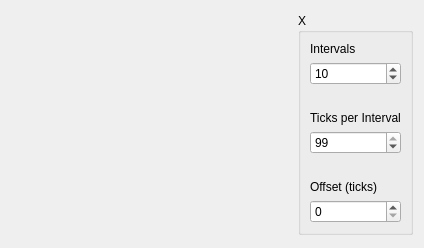
<?xml version="1.0" encoding="UTF-8"?>
<ui version="4.0">
 <class>ScopeScreenWidget</class>
 <widget class="QWidget" name="ScopeScreenWidget">
  <property name="geometry">
   <rect>
    <x>0</x>
    <y>0</y>
    <width>424</width>
    <height>248</height>
   </rect>
  </property>
  <layout class="QHBoxLayout">
   <item>
    <widget class="ScopeScreenView" name="scopeScreenView" native="true"/>
   </item>
   <item>
    <widget class="QGroupBox" name="xGroupBox">
     <property name="sizePolicy">
      <sizepolicy hsizetype="Maximum" vsizetype="Maximum">
       <horstretch>0</horstretch>
       <verstretch>0</verstretch>
      </sizepolicy>
     </property>
     <property name="title">
      <string>X</string>
     </property>
     <layout class="QGridLayout">
      <item row="0" column="0">
       <layout class="QVBoxLayout">
        <item>
         <layout class="QVBoxLayout">
          <item>
           <widget class="QLabel" name="textLabel2">
            <property name="text">
             <string>Intervals</string>
            </property>
            <property name="wordWrap">
             <bool>false</bool>
            </property>
           </widget>
          </item>
          <item>
           <widget class="KIntSpinBox" name="intervalsX">
            <property name="sizePolicy">
             <sizepolicy hsizetype="Minimum" vsizetype="Fixed">
              <horstretch>0</horstretch>
              <verstretch>0</verstretch>
             </sizepolicy>
            </property>
            <property name="value">
             <number>10</number>
            </property>
            <property name="minValue" stdset="0">
             <number>2</number>
            </property>
            <property name="lineStep" stdset="0">
             <number>1</number>
            </property>
           </widget>
          </item>
         </layout>
        </item>
        <item>
         <spacer name="spacer21">
          <property name="orientation">
           <enum>Qt::Vertical</enum>
          </property>
          <property name="sizeType">
           <enum>QSizePolicy::Expanding</enum>
          </property>
          <property name="sizeHint" stdset="0">
           <size>
            <width>20</width>
            <height>20</height>
           </size>
          </property>
         </spacer>
        </item>
        <item>
         <layout class="QVBoxLayout">
          <item>
           <widget class="QLabel" name="textLabel3">
            <property name="sizePolicy">
             <sizepolicy hsizetype="Fixed" vsizetype="Preferred">
              <horstretch>0</horstretch>
              <verstretch>0</verstretch>
             </sizepolicy>
            </property>
            <property name="text">
             <string>Ticks per Interval</string>
            </property>
            <property name="wordWrap">
             <bool>false</bool>
            </property>
           </widget>
          </item>
          <item>
           <widget class="KIntSpinBox" name="ticksPerIntervalX">
            <property name="value">
             <number>99</number>
            </property>
            <property name="maxValue" stdset="0">
             <number>2147483647</number>
            </property>
            <property name="minValue" stdset="0">
             <number>1</number>
            </property>
            <property name="lineStep" stdset="0">
             <number>10</number>
            </property>
           </widget>
          </item>
         </layout>
        </item>
        <item>
         <spacer name="spacer22">
          <property name="orientation">
           <enum>Qt::Vertical</enum>
          </property>
          <property name="sizeType">
           <enum>QSizePolicy::Expanding</enum>
          </property>
          <property name="sizeHint" stdset="0">
           <size>
            <width>20</width>
            <height>20</height>
           </size>
          </property>
         </spacer>
        </item>
        <item>
         <layout class="QVBoxLayout">
          <item>
           <widget class="QLabel" name="textLabel4">
            <property name="text">
             <string>Offset (ticks)</string>
            </property>
            <property name="wordWrap">
             <bool>false</bool>
            </property>
           </widget>
          </item>
          <item>
           <widget class="KIntSpinBox" name="offsetX">
            <property name="maxValue" stdset="0">
             <number>2147483647</number>
            </property>
            <property name="minValue" stdset="0">
             <number>-2147483647</number>
            </property>
           </widget>
          </item>
         </layout>
        </item>
       </layout>
      </item>
     </layout>
    </widget>
   </item>
  </layout>
 </widget>
 <customwidgets>
  <customwidget>
   <class>KIntSpinBox</class>
   <extends>QSpinBox</extends>
   <header>knuminput.h</header>
  </customwidget>
  <customwidget>
   <class>ScopeScreenView</class>
   <extends>QWidget</extends>
   <header>scopescreenview.h</header>
  </customwidget>
 </customwidgets>
 <resources/>
 <connections/>
</ui>
